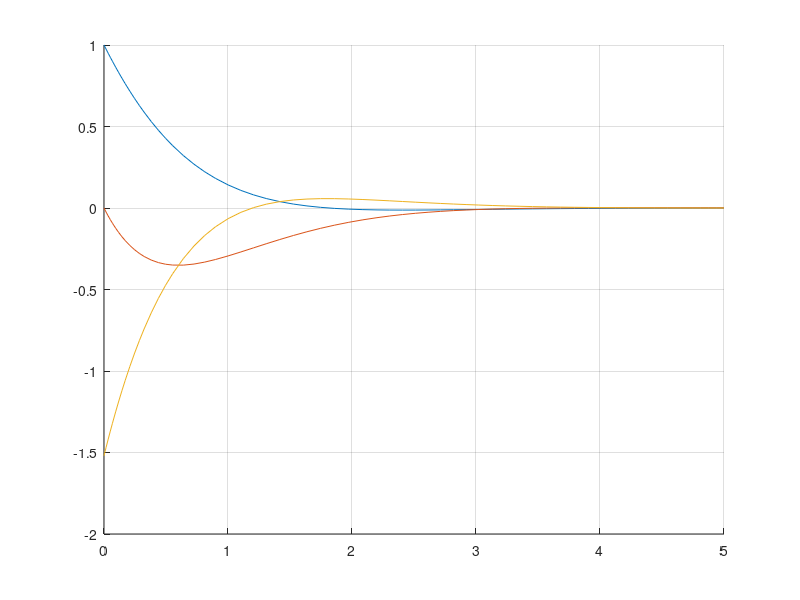

Reproduce this figure in MATLAB. (Note: this script raises an error after producing the figure.)
clear; close all;
global t_end;
t_end = 5;
k = [-1.52 -0.51];
u = @(x) k(1)*x(1)+k(2)*x(2);
fun6 = @(t,x) [x(2)+u(x); -x(2)+u(x)];
[t,x] = ode45(fun6, [0 t_end], [1 0]);
U = k(1)*x(:,1)+k(2)*x(:,2);
figure('Color','white');
grid on; hold on;
plot(t,x(:,1));
plot(t,x(:,2));
plot(t,U);

K = fminsearch(@fmsfun_lab6, [1 0]);
u1 = @(x) K(1)*x(1)+K(2)*x(2);
fun6 = @(t,x) [x(2)+u1(x); -x(2)+u1(x)];
[t1,x1] = ode45(fun6, [0 t_end], [1 0]);
U1 = K(1)*x1(:,1)+K(2)*x1(:,2);

plot(t1,x1(:,1),'--','LineWidth',1);
plot(t1,x1(:,2),'--','LineWidth',1);
plot(t1,U1,'--','LineWidth',1);
legend ('x_1(t) - аналитический', 'x_2(t) - аналитический', 'u(t) - аналитический', ...
        'x_1(t) - численный', 'x_2(t) - численный', 'u(t) - численный');
